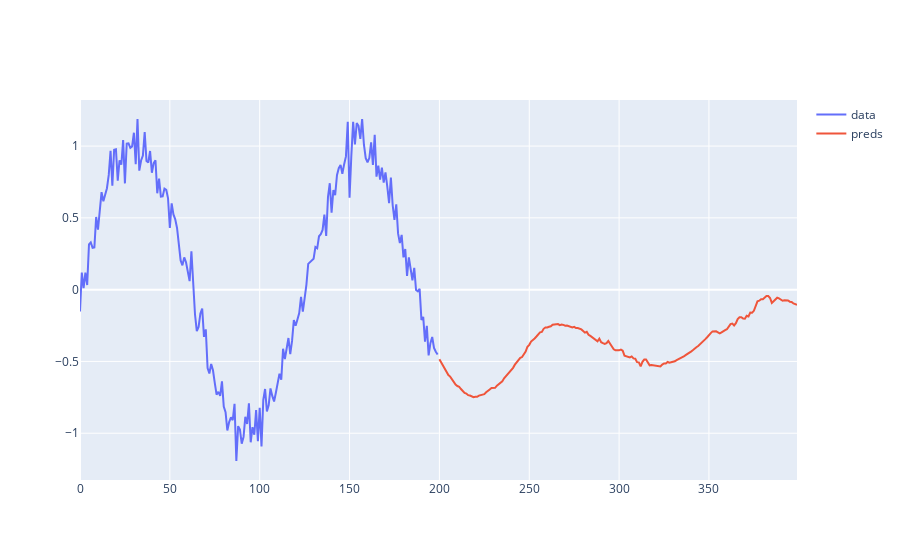

The notebook cell this image was saved under:
### Code cell
from forecaster import MoiraiForecaster
import numpy as np
import pandas as pd
from plotly import graph_objects as go

# Generate data
data = np.sin(np.linspace(0, 10, 200)) + np.random.randn(200) * 0.1

# Make predictions
model = MoiraiForecaster()
preds = model.predict(data, 200)

# Create DataFrames
df_past = pd.DataFrame({'index': np.arange(len(data)), 'value': data})
df_pred = pd.DataFrame({'index': np.arange(len(data), len(data) + len(preds)), 'value': preds})

# Plot
fig = go.Figure()
fig.add_trace(go.Scatter(x=df_past['index'], y=df_past['value'], mode='lines', name='data'))
fig.add_trace(go.Scatter(x=df_pred['index'], y=df_pred['value'], mode='lines', name='preds'))
fig.show()

### Figure 1 — Plotly figure (JSON) as saved in the notebook; plotly's stock layout.template omitted (floating-point values rounded to 4 significant figures; data arrays with more than 128 entries replaced by an {"elided": "..."} marker saying what was removed)
{"data": [{"mode": "lines", "name": "data", "type": "scatter", "x": {"elided": "200 int values"}, "y": {"elided": "200 float values"}}, {"mode": "lines", "name": "preds", "type": "scatter", "x": {"elided": "200 int values"}, "y": {"elided": "200 float values"}}], "layout": {}}
